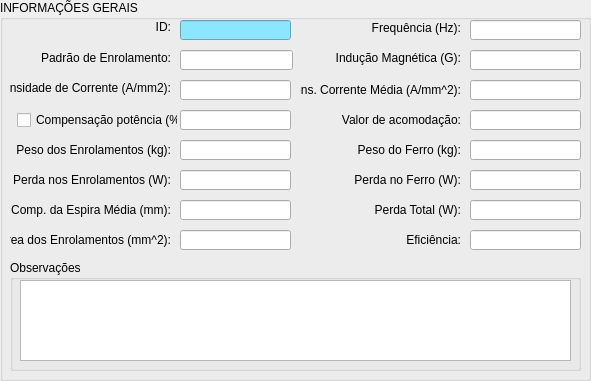
  <widget class="QGroupBox" name="groupBox_2">
   <property name="geometry">
    <rect>
     <x>10</x>
     <y>10</y>
     <width>591</width>
     <height>381</height>
    </rect>
   </property>
   <property name="title">
    <string>INFORMAÇÕES GERAIS</string>
   </property>
   <widget class="QLineEdit" name="lineEdit_patternWinding">
    <property name="geometry">
     <rect>
      <x>180</x>
      <y>50</y>
      <width>113</width>
      <height>20</height>
     </rect>
    </property>
   </widget>
   <widget class="QLineEdit" name="lineEdit_averageTurnLength">
    <property name="geometry">
     <rect>
      <x>180</x>
      <y>200</y>
      <width>111</width>
      <height>20</height>
     </rect>
    </property>
   </widget>
   <widget class="QLineEdit" name="lineEdit_frequency">
    <property name="geometry">
     <rect>
      <x>470</x>
      <y>20</y>
      <width>111</width>
      <height>20</height>
     </rect>
    </property>
    <property name="autoFillBackground">
     <bool>false</bool>
    </property>
    <property name="styleSheet">
     <string notr="true"/>
    </property>
    <property name="text">
     <string/>
    </property>
   </widget>
   <widget class="QCheckBox" name="checkBox_compensation_power">
    <property name="enabled">
     <bool>true</bool>
    </property>
    <property name="geometry">
     <rect>
      <x>17</x>
      <y>110</y>
      <width>161</width>
      <height>20</height>
     </rect>
    </property>
    <property name="text">
     <string>Compensação potência (%):</string>
    </property>
    <property name="checked">
     <bool>false</bool>
    </property>
   </widget>
   <widget class="QLineEdit" name="lineEdit_currentDensity">
    <property name="geometry">
     <rect>
      <x>180</x>
      <y>80</y>
      <width>111</width>
      <height>20</height>
     </rect>
    </property>
    <property name="styleSheet">
     <string notr="true"/>
    </property>
    <property name="text">
     <string/>
    </property>
   </widget>
   <widget class="QLabel" name="label_weightTurns">
    <property name="geometry">
     <rect>
      <x>10</x>
      <y>140</y>
      <width>161</width>
      <height>20</height>
     </rect>
    </property>
    <property name="text">
     <string>Peso dos Enrolamentos (kg):</string>
    </property>
    <property name="alignment">
     <set>Qt::AlignRight|Qt::AlignTrailing|Qt::AlignVCenter</set>
    </property>
   </widget>
   <widget class="QLineEdit" name="lineEdit_weightTurns">
    <property name="geometry">
     <rect>
      <x>180</x>
      <y>140</y>
      <width>111</width>
      <height>20</height>
     </rect>
    </property>
   </widget>
   <widget class="QLabel" name="label_currentDensity">
    <property name="geometry">
     <rect>
      <x>10</x>
      <y>80</y>
      <width>161</width>
      <height>16</height>
     </rect>
    </property>
    <property name="text">
     <string>Densidade de Corrente (A/mm2):</string>
    </property>
    <property name="alignment">
     <set>Qt::AlignRight|Qt::AlignTrailing|Qt::AlignVCenter</set>
    </property>
   </widget>
   <widget class="QLineEdit" name="lineEdit_TurnsLoss">
    <property name="geometry">
     <rect>
      <x>180</x>
      <y>170</y>
      <width>111</width>
      <height>20</height>
     </rect>
    </property>
   </widget>
   <widget class="QLineEdit" name="lineEdit_compensation_power">
    <property name="enabled">
     <bool>true</bool>
    </property>
    <property name="geometry">
     <rect>
      <x>180</x>
      <y>110</y>
      <width>111</width>
      <height>20</height>
     </rect>
    </property>
    <property name="styleSheet">
     <string notr="true"/>
    </property>
    <property name="text">
     <string/>
    </property>
   </widget>
   <widget class="QLabel" name="label_patternWinding">
    <property name="enabled">
     <bool>true</bool>
    </property>
    <property name="geometry">
     <rect>
      <x>10</x>
      <y>50</y>
      <width>161</width>
      <height>16</height>
     </rect>
    </property>
    <property name="text">
     <string>Padrão de Enrolamento:</string>
    </property>
    <property name="alignment">
     <set>Qt::AlignRight|Qt::AlignTrailing|Qt::AlignVCenter</set>
    </property>
   </widget>
   <widget class="QLabel" name="label_TurnsLoss">
    <property name="geometry">
     <rect>
      <x>10</x>
      <y>170</y>
      <width>161</width>
      <height>20</height>
     </rect>
    </property>
    <property name="text">
     <string>Perda nos Enrolamentos (W):</string>
    </property>
    <property name="alignment">
     <set>Qt::AlignRight|Qt::AlignTrailing|Qt::AlignVCenter</set>
    </property>
   </widget>
   <widget class="QLabel" name="label_averageTurnLength">
    <property name="geometry">
     <rect>
      <x>10</x>
      <y>200</y>
      <width>161</width>
      <height>20</height>
     </rect>
    </property>
    <property name="text">
     <string>Comp. da Espira Média (mm):</string>
    </property>
    <property name="alignment">
     <set>Qt::AlignRight|Qt::AlignTrailing|Qt::AlignVCenter</set>
    </property>
   </widget>
   <widget class="QLineEdit" name="lineEdit_turnsArea">
    <property name="geometry">
     <rect>
      <x>180</x>
      <y>230</y>
      <width>111</width>
      <height>20</height>
     </rect>
    </property>
   </widget>
   <widget class="QLabel" name="label_frequency">
    <property name="geometry">
     <rect>
      <x>300</x>
      <y>20</y>
      <width>161</width>
      <height>16</height>
     </rect>
    </property>
    <property name="text">
     <string>Frequência (Hz):</string>
    </property>
    <property name="alignment">
     <set>Qt::AlignRight|Qt::AlignTrailing|Qt::AlignVCenter</set>
    </property>
   </widget>
   <widget class="QLabel" name="label_turnsArea">
    <property name="geometry">
     <rect>
      <x>10</x>
      <y>230</y>
      <width>161</width>
      <height>20</height>
     </rect>
    </property>
    <property name="text">
     <string>Área dos Enrolamentos (mm^2):</string>
    </property>
    <property name="alignment">
     <set>Qt::AlignRight|Qt::AlignTrailing|Qt::AlignVCenter</set>
    </property>
   </widget>
   <widget class="QLineEdit" name="lineEdit_densityAverageCurrent">
    <property name="geometry">
     <rect>
      <x>470</x>
      <y>80</y>
      <width>111</width>
      <height>20</height>
     </rect>
    </property>
   </widget>
   <widget class="QLabel" name="label_efficiency">
    <property name="geometry">
     <rect>
      <x>300</x>
      <y>230</y>
      <width>161</width>
      <height>20</height>
     </rect>
    </property>
    <property name="text">
     <string>Eficiência:</string>
    </property>
    <property name="alignment">
     <set>Qt::AlignRight|Qt::AlignTrailing|Qt::AlignVCenter</set>
    </property>
   </widget>
   <widget class="QLineEdit" name="lineEdit_ironWeight">
    <property name="geometry">
     <rect>
      <x>470</x>
      <y>140</y>
      <width>111</width>
      <height>20</height>
     </rect>
    </property>
   </widget>
   <widget class="QLineEdit" name="lineEdit_ironLoss">
    <property name="geometry">
     <rect>
      <x>470</x>
      <y>170</y>
      <width>111</width>
      <height>20</height>
     </rect>
    </property>
   </widget>
   <widget class="QLineEdit" name="lineEdit_totalLoss">
    <property name="geometry">
     <rect>
      <x>470</x>
      <y>200</y>
      <width>111</width>
      <height>20</height>
     </rect>
    </property>
   </widget>
   <widget class="QLabel" name="label_magneticInduction">
    <property name="geometry">
     <rect>
      <x>300</x>
      <y>50</y>
      <width>161</width>
      <height>16</height>
     </rect>
    </property>
    <property name="text">
     <string>Indução Magnética (G):</string>
    </property>
    <property name="alignment">
     <set>Qt::AlignRight|Qt::AlignTrailing|Qt::AlignVCenter</set>
    </property>
   </widget>
   <widget class="QLineEdit" name="lineEdit_efficiency">
    <property name="geometry">
     <rect>
      <x>470</x>
      <y>230</y>
      <width>111</width>
      <height>20</height>
     </rect>
    </property>
   </widget>
   <widget class="QLineEdit" name="lineEdit_magneticInduction">
    <property name="geometry">
     <rect>
      <x>470</x>
      <y>50</y>
      <width>111</width>
      <height>20</height>
     </rect>
    </property>
    <property name="styleSheet">
     <string notr="true"/>
    </property>
    <property name="text">
     <string/>
    </property>
   </widget>
   <widget class="QLabel" name="label_densityAverageCurrent">
    <property name="geometry">
     <rect>
      <x>300</x>
      <y>80</y>
      <width>161</width>
      <height>20</height>
     </rect>
    </property>
    <property name="text">
     <string>Dens. Corrente Média (A/mm^2):</string>
    </property>
    <property name="alignment">
     <set>Qt::AlignRight|Qt::AlignTrailing|Qt::AlignVCenter</set>
    </property>
   </widget>
   <widget class="QLineEdit" name="lineEdit_windowAreaPerSectionTurns">
    <property name="enabled">
     <bool>true</bool>
    </property>
    <property name="geometry">
     <rect>
      <x>470</x>
      <y>110</y>
      <width>111</width>
      <height>20</height>
     </rect>
    </property>
    <property name="styleSheet">
     <string notr="true"/>
    </property>
    <property name="text">
     <string/>
    </property>
   </widget>
   <widget class="QLabel" name="label_ironLoss">
    <property name="geometry">
     <rect>
      <x>300</x>
      <y>170</y>
      <width>161</width>
      <height>20</height>
     </rect>
    </property>
    <property name="text">
     <string>Perda no Ferro (W):</string>
    </property>
    <property name="alignment">
     <set>Qt::AlignRight|Qt::AlignTrailing|Qt::AlignVCenter</set>
    </property>
   </widget>
   <widget class="QLabel" name="label_totalLoss">
    <property name="geometry">
     <rect>
      <x>300</x>
      <y>200</y>
      <width>161</width>
      <height>20</height>
     </rect>
    </property>
    <property name="text">
     <string>Perda Total (W):</string>
    </property>
    <property name="alignment">
     <set>Qt::AlignRight|Qt::AlignTrailing|Qt::AlignVCenter</set>
    </property>
   </widget>
   <widget class="QLabel" name="label_windowAreaPerSectionTurns">
    <property name="enabled">
     <bool>true</bool>
    </property>
    <property name="geometry">
     <rect>
      <x>300</x>
      <y>110</y>
      <width>161</width>
      <height>20</height>
     </rect>
    </property>
    <property name="text">
     <string>Valor de acomodação:</string>
    </property>
    <property name="alignment">
     <set>Qt::AlignRight|Qt::AlignTrailing|Qt::AlignVCenter</set>
    </property>
   </widget>
   <widget class="QLabel" name="label_ironWeight">
    <property name="geometry">
     <rect>
      <x>300</x>
      <y>140</y>
      <width>161</width>
      <height>20</height>
     </rect>
    </property>
    <property name="text">
     <string>Peso do Ferro (kg):</string>
    </property>
    <property name="alignment">
     <set>Qt::AlignRight|Qt::AlignTrailing|Qt::AlignVCenter</set>
    </property>
   </widget>
   <widget class="QLineEdit" name="lineEdit_id">
    <property name="geometry">
     <rect>
      <x>180</x>
      <y>20</y>
      <width>111</width>
      <height>20</height>
     </rect>
    </property>
    <property name="styleSheet">
     <string notr="true">background-color: rgb(140, 230, 255);</string>
    </property>
   </widget>
   <widget class="QLabel" name="label">
    <property name="geometry">
     <rect>
      <x>10</x>
      <y>20</y>
      <width>161</width>
      <height>13</height>
     </rect>
    </property>
    <property name="text">
     <string>ID:</string>
    </property>
    <property name="alignment">
     <set>Qt::AlignRight|Qt::AlignTrailing|Qt::AlignVCenter</set>
    </property>
   </widget>
   <widget class="QGroupBox" name="groupBox_observation">
    <property name="geometry">
     <rect>
      <x>10</x>
      <y>260</y>
      <width>571</width>
      <height>111</height>
     </rect>
    </property>
    <property name="title">
     <string>Observações</string>
    </property>
    <widget class="QTextEdit" name="textEdit_observation">
     <property name="geometry">
      <rect>
       <x>10</x>
       <y>20</y>
       <width>551</width>
       <height>81</height>
      </rect>
     </property>
    </widget>
   </widget>
  </widget>
